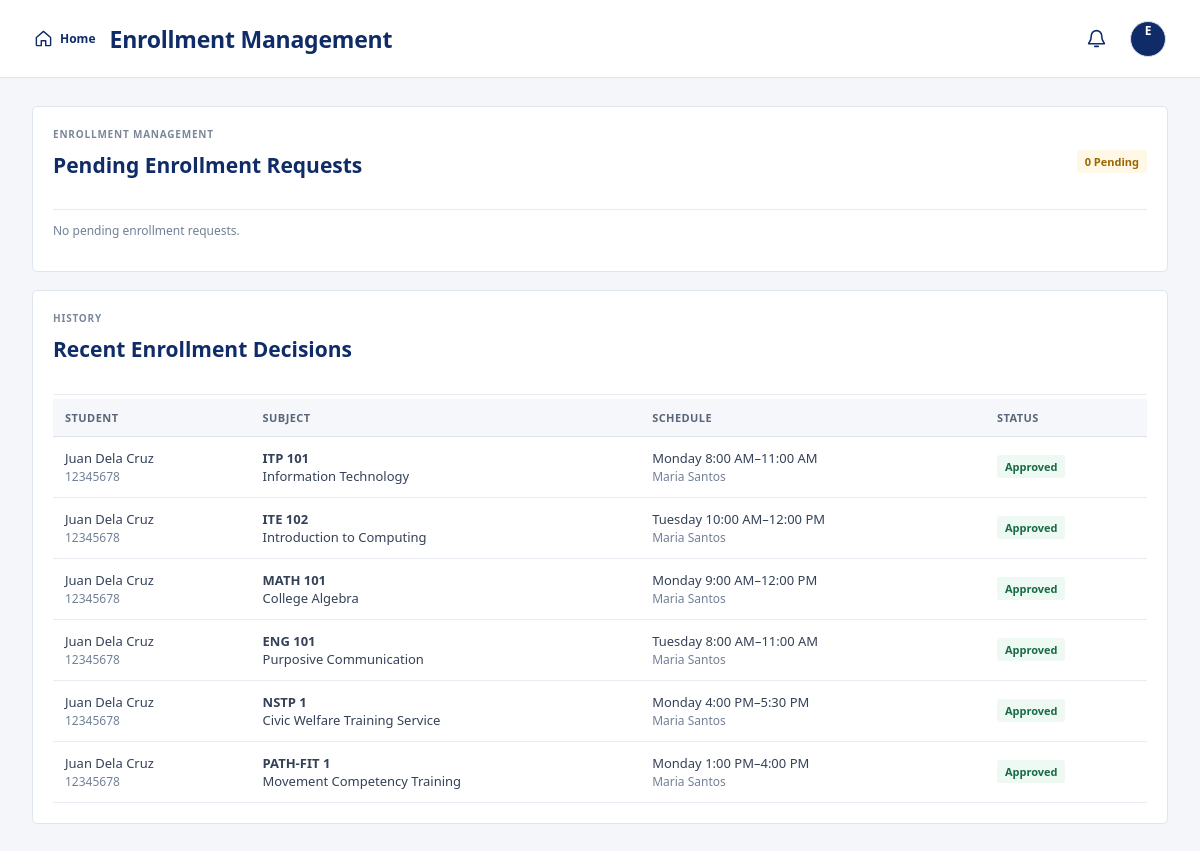
Screenshot of /admin_enrollment.php (signed in) with the database file from the repository.
### tables this page shows
CREATE TABLE enrollments (
 id INT AUTO_INCREMENT PRIMARY KEY,
 student_id INT NOT NULL,
 subject_id INT NOT NULL,
 status ENUM('pending','approved','rejected') DEFAULT 'pending',
 offering_id INT NULL,
 term_id INT NULL,
 created_at TIMESTAMP DEFAULT CURRENT_TIMESTAMP,
 UNIQUE KEY unique_student_subject (student_id, subject_id),
 FOREIGN KEY (student_id) REFERENCES users(id) ON DELETE CASCADE,
 FOREIGN KEY (subject_id) REFERENCES subjects(id) ON DELETE CASCADE
);

CREATE TABLE users (
 id INT AUTO_INCREMENT PRIMARY KEY,
 name VARCHAR(120) NOT NULL,
 email VARCHAR(150) UNIQUE NOT NULL,
 password_hash VARCHAR(255) NOT NULL,
 role ENUM('student','faculty','admin') NOT NULL DEFAULT 'student',
 student_id VARCHAR(30),
 program VARCHAR(120),
 created_at TIMESTAMP DEFAULT CURRENT_TIMESTAMP,
 avatar_path VARCHAR(255) NULL
);

CREATE TABLE subjects (
 id INT AUTO_INCREMENT PRIMARY KEY,
 code VARCHAR(30) NOT NULL UNIQUE,
 name VARCHAR(150) NOT NULL,
 units INT NOT NULL,
 section VARCHAR(50),
 faculty_id INT NULL,
 description TEXT NULL,
 prerequisite VARCHAR(180) NULL,
 FOREIGN KEY (faculty_id) REFERENCES users(id) ON DELETE SET NULL
);

CREATE TABLE subject_offerings (
 id INT AUTO_INCREMENT PRIMARY KEY,
 subject_id INT NOT NULL,
 faculty_id INT NULL,
 day_name VARCHAR(20) NOT NULL,
 start_time TIME NOT NULL,
 end_time TIME NOT NULL,
 room VARCHAR(80) NOT NULL,
 section VARCHAR(50) NOT NULL,
 FOREIGN KEY (subject_id) REFERENCES subjects(id) ON DELETE CASCADE,
 FOREIGN KEY (faculty_id) REFERENCES users(id) ON DELETE SET NULL
);

### config.php (called while the page is built, shortened)
<?php
function e($value) { return htmlspecialchars((string)$value, ENT_QUOTES, 'UTF-8'); }

### admin_enrollment.php (the view, shortened to what this page needs)
<?php require 'admin_bootstrap.php'; $title='Enrollment Management'; $pending=$pdo->query("SELECT e.*,u.name student,u.student_id,s.code,s.name subject,s.units,o.day_name,o.start_time,o.end_time,o.room,o.section,f.name faculty_name FROM enrollments e JOIN users u ON u.id=e.student_id JOIN subjects s ON s.id=e.subject_id LEFT JOIN subject_offerings o ON o.id=e.offering_id LEFT JOIN users f ON f.id=o.faculty_id WHERE e.status='pending' ORDER BY e.created_at")->fetchAll(); $recent=$pdo->query("SELECT e.*,u.name student,u.student_id,s.code,s.name subject,o.day_name,o.start_time,o.end_time,o.room,o.section,f.name faculty_name FROM enrollments e JOIN users u ON u.id=e.student_id JOIN subjects s ON s.id=e.subject_id LEFT JOIN subject_offerings o ON o.id=e.offering_id LEFT JOIN users f ON f.id=o.faculty_id WHERE e.status<>'pending' ORDER BY e.created_at DESC LIMIT 20")->fetchAll(); require 'header.php'; admin_flash_html(); ?>
<section class="section"><div class="card-head"><div><span class="eyebrow">ENROLLMENT MANAGEMENT</span><h2>Pending Enrollment Requests</h2></div><span class="badge pending"><?=count($pending)?> Pending</span></div>
<?php if(!$pending): ?><p class="muted">No pending enrollment requests.</p><?php endif; ?>
</section>
<section class="section"><div class="card-head"><div><span class="eyebrow">HISTORY</span><h2>Recent Enrollment Decisions</h2></div></div><div class="table-scroll"><table class="table"><tr><th>Student</th><th>Subject</th><th>Schedule</th><th>Status</th></tr><?php foreach($recent as $r): ?><tr><td><?=e($r['student'])?><br><span class="muted"><?=e($r['student_id']?:'')?></span></td><td><b><?=e($r['code'])?></b><br><?=e($r['subject'])?></td><td><?=e($r['day_name']?:'—')?> <?=isset($r['start_time'])?date('g:i A',strtotime($r['start_time'])).'–'.date('g:i A',strtotime($r['end_time'])):''?><br><span class="muted"><?=e($r['faculty_name']?:'')?></span></td><td><span class="badge <?=strtolower(e($r['status']))?>"><?=e(ucfirst($r['status']))?></span></td></tr><?php endforeach; ?></table></div></section>
<?php require 'footer.php'; ?>

### rows the page displays
enrollments: student.name "Juan Dela Cruz", student.student_id "12345678", subject.code "ITP 101", subject.name "Information Technology", subject_offerings.day_name "Monday", subject_offerings.start_time "8:00 AM", subject_offerings.end_time "11:00 AM", users.name "Maria Santos", status "Approved"
enrollments: student.name "Juan Dela Cruz", student.student_id "12345678", subject.code "ITE 102", subject.name "Introduction to Computing", subject_offerings.day_name "Tuesday", subject_offerings.start_time "10:00 AM", subject_offerings.end_time "12:00 PM", users.name "Maria Santos", status "Approved"
enrollments: student.name "Juan Dela Cruz", student.student_id "12345678", subject.code "MATH 101", subject.name "College Algebra", subject_offerings.day_name "Monday", subject_offerings.start_time "9:00 AM", subject_offerings.end_time "12:00 PM", users.name "Maria Santos", status "Approved"
enrollments: student.name "Juan Dela Cruz", student.student_id "12345678", subject.code "ENG 101", subject.name "Purposive Communication", subject_offerings.day_name "Tuesday", subject_offerings.start_time "8:00 AM", subject_offerings.end_time "11:00 AM", users.name "Maria Santos", status "Approved"
enrollments: student.name "Juan Dela Cruz", student.student_id "12345678", subject.code "NSTP 1", subject.name "Civic Welfare Training Service", subject_offerings.day_name "Monday", subject_offerings.start_time "4:00 PM", subject_offerings.end_time "5:30 PM", users.name "Maria Santos", status "Approved"
enrollments: student.name "Juan Dela Cruz", student.student_id "12345678", subject.code "PATH-FIT 1", subject.name "Movement Competency Training", subject_offerings.day_name "Monday", subject_offerings.start_time "1:00 PM", subject_offerings.end_time "4:00 PM", users.name "Maria Santos", status "Approved"

### other values shown
$title "Enrollment Management"
substr($_SESSION['user']['name'],0,1) "E"
count($pending) "0"
